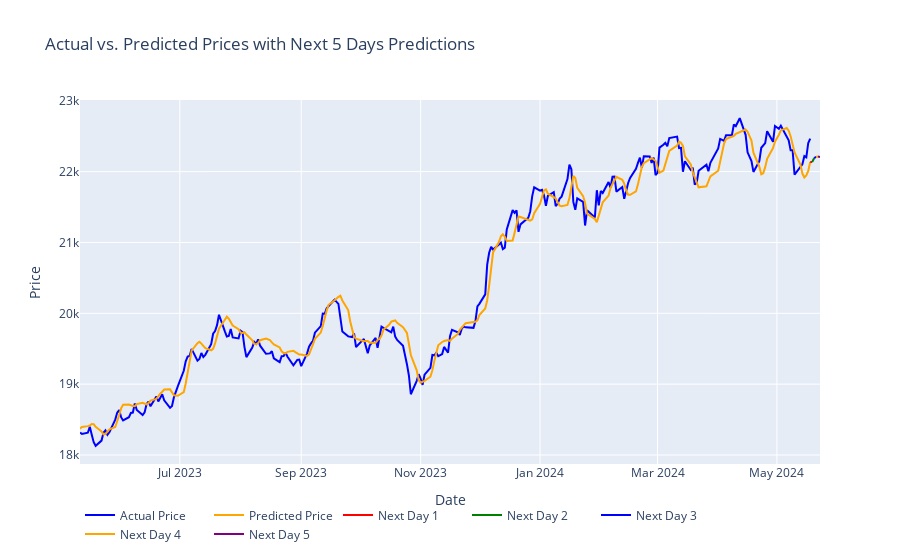

Write notebook code for a chart like this one.
### Code cell
# Define a list of colors
colors = ['red', 'green', 'blue', 'orange', 'purple']

# Plotting actual and predicted prices
actual_trace = go.Scatter(x=df.index[-len(y_test):], y=y_test.flatten(), mode='lines', name='Actual Price', line=dict(color='blue'))
predicted_trace = go.Scatter(x=df.index[-len(predictions):], y=predictions.flatten(), mode='lines', name='Predicted Price', line=dict(color='orange'))

# Calculate the next 5 dates after the last date in the dataset
last_date = df.index[-1]
next_5_days_index = pd.date_range(last_date + pd.Timedelta(days=1), periods=5)

# Plotting prices for the next 5 days
next_5_days_trace = []
predict_price = predictions[-1][0]
for i, price in enumerate(next_5_days_predictions, start=1):
    next_day_trace = go.Scatter(x=[last_date, next_5_days_index[i-1]], y=[predict_price, price[0][0]], mode='lines', name=f'Next Day {i}', line=dict(color=colors[i-1]))
    next_5_days_trace.append(next_day_trace)
    last_date = next_5_days_index[i-1]
    predict_price = price[0][0]

# print(next_5_days_trace)
# Combine all traces
traces = [actual_trace, predicted_trace]+next_5_days_trace
# Define layout
layout = go.Layout(title='Actual vs. Predicted Prices with Next 5 Days Predictions',
                   xaxis=dict(title='Date'),
                   yaxis=dict(title='Price'),
                   legend=dict(orientation='h'),
                   showlegend=True)

# Create figure
fig = go.Figure(data=traces, layout=layout)

# Show interactive plot
fig.show()

### Figure 1 — Plotly figure (JSON) as saved in the notebook; plotly's stock layout.template omitted (floating-point values rounded to 4 significant figures; data arrays with more than 128 entries replaced by an {"elided": "..."} marker saying what was removed)
{"data": [{"line": {"color": "blue"}, "mode": "lines", "name": "Actual Price", "type": "scatter", "x": {"elided": "255 str values"}, "y": {"elided": "255 float values"}}, {"line": {"color": "orange"}, "mode": "lines", "name": "Predicted Price", "type": "scatter", "x": {"elided": "255 str values"}, "y": {"elided": "255 float values"}}, {"line": {"color": "red"}, "mode": "lines", "name": "Next Day 1", "type": "scatter", "x": ["2024-05-18T00:00:00", "2024-05-19T00:00:00"], "y": [22140.0, 22140.0]}, {"line": {"color": "green"}, "mode": "lines", "name": "Next Day 2", "type": "scatter", "x": ["2024-05-19T00:00:00", "2024-05-20T00:00:00"], "y": [22140.0, 22190.0]}, {"line": {"color": "blue"}, "mode": "lines", "name": "Next Day 3", "type": "scatter", "x": ["2024-05-20T00:00:00", "2024-05-21T00:00:00"], "y": [22190.0, 22210.0]}, {"line": {"color": "orange"}, "mode": "lines", "name": "Next Day 4", "type": "scatter", "x": ["2024-05-21T00:00:00", "2024-05-22T00:00:00"], "y": [22210.0, 22210.0]}, {"line": {"color": "purple"}, "mode": "lines", "name": "Next Day 5", "type": "scatter", "x": ["2024-05-22T00:00:00", "2024-05-23T00:00:00"], "y": [22210.0, 22200.0]}], "layout": {"legend": {"orientation": "h"}, "showlegend": true, "title": {"text": "Actual vs. Predicted Prices with Next 5 Days Predictions"}, "xaxis": {"title": {"text": "Date"}}, "yaxis": {"title": {"text": "Price"}}}}
